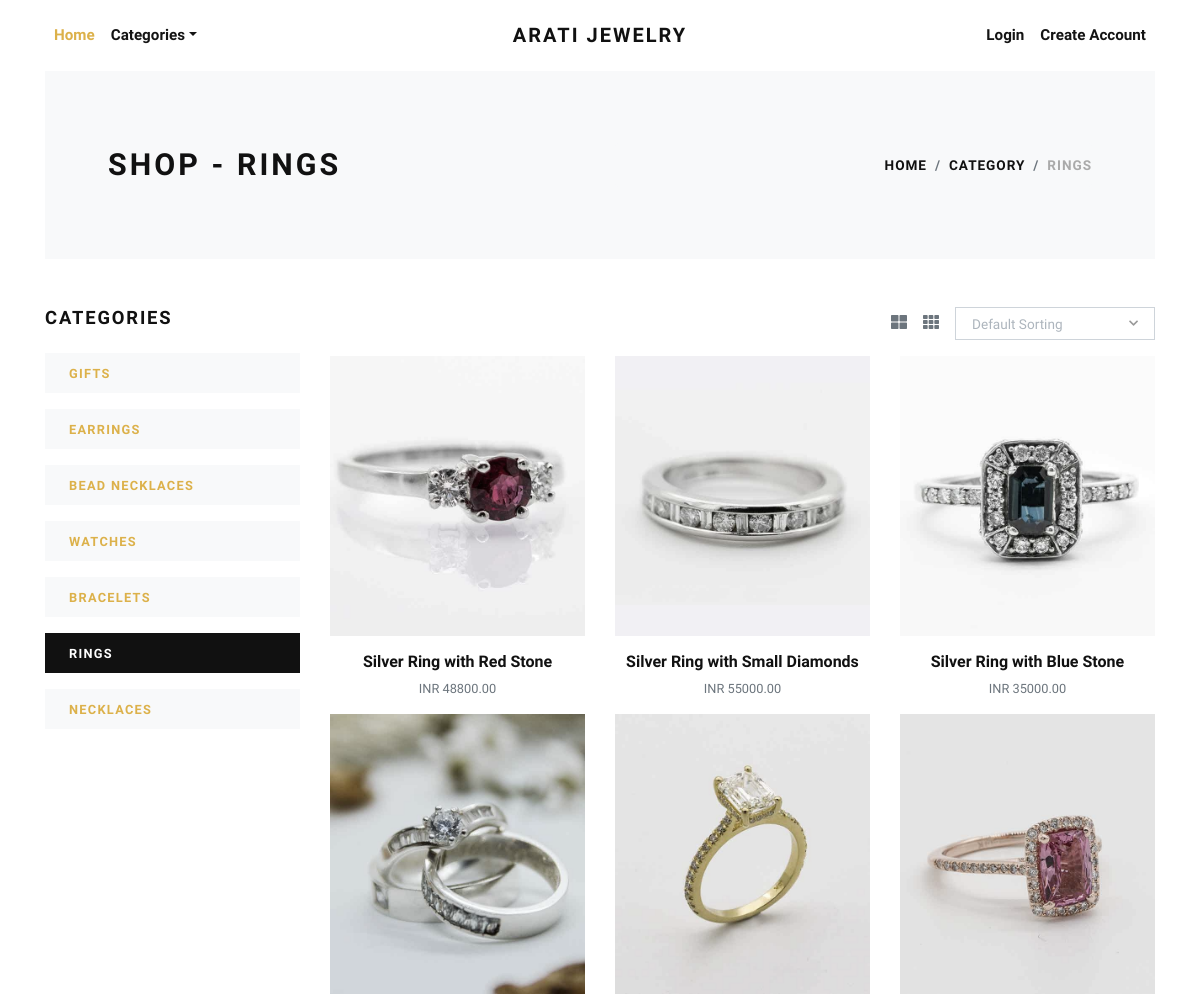
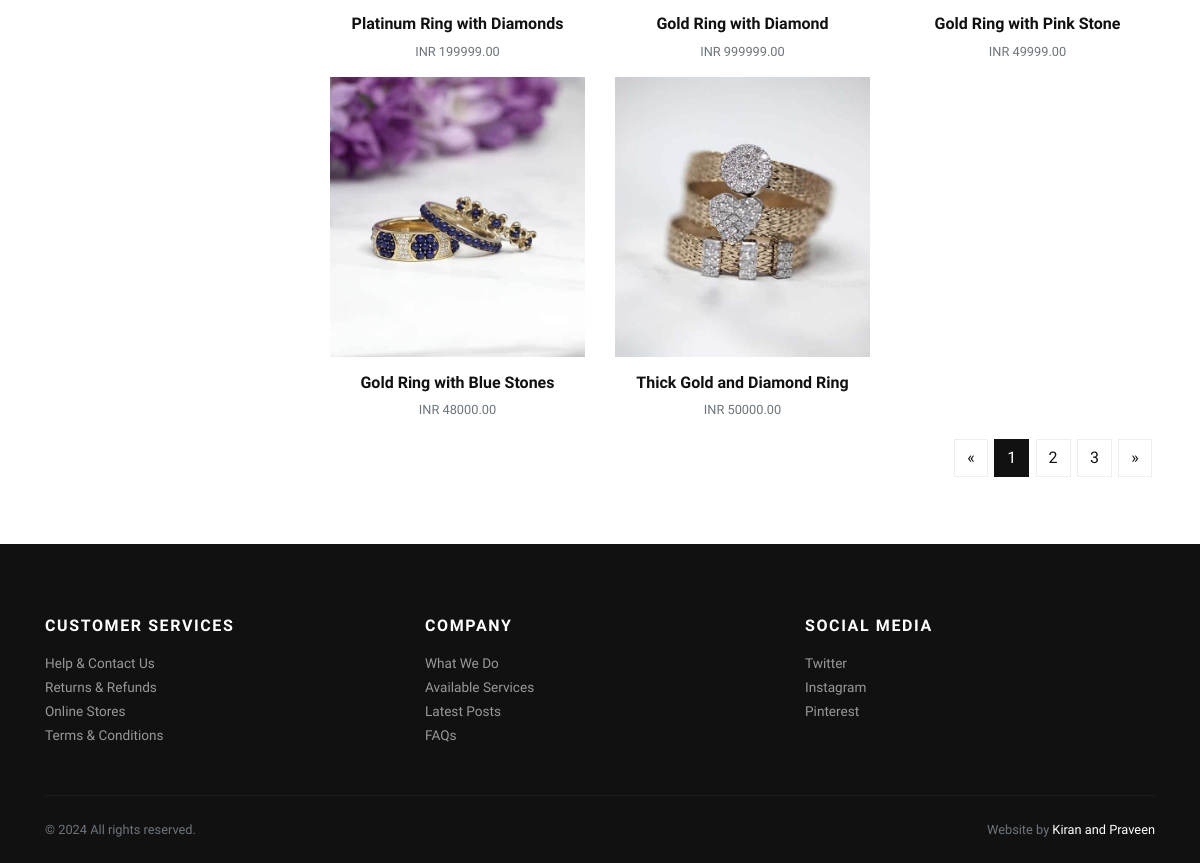
The page /rings/ on the database its author committed (2 pictures, top to bottom).
### store/models.py (models this page shows, shortened)
class Category(models.Model):
    title = models.CharField(max_length=50, verbose_name="Category Title")
    slug = models.SlugField(max_length=55, verbose_name="Category Slug")
    description = models.TextField(blank=True, verbose_name="Category Description")
    category_image = models.ImageField(upload_to='category', blank=True, null=True, verbose_name="Category Image")
    is_active = models.BooleanField(verbose_name="Is Active?")
    is_featured = models.BooleanField(verbose_name="Is Featured?")
    created_at = models.DateTimeField(auto_now_add=True, verbose_name="Created Date")
    updated_at = models.DateTimeField(auto_now=True, verbose_name="Updated Date")
    class Meta:
        verbose_name_plural = 'Categories'
        ordering = ('-created_at', )

class Product(models.Model):
    title = models.CharField(max_length=150, verbose_name="Product Title")
    slug = models.SlugField(max_length=160, verbose_name="Product Slug")
    sku = models.CharField(max_length=255, unique=True, verbose_name="Unique Product ID (SKU)")
    short_description = models.TextField(verbose_name="Short Description")
    detail_description = models.TextField(blank=True, null=True, verbose_name="Detail Description")
    product_image = models.ImageField(upload_to='product', blank=True, null=True, verbose_name="Product Image")
    price = models.DecimalField(max_digits=8, decimal_places=2)
    category = models.ForeignKey(Category, verbose_name="Product Categoy", on_delete=models.CASCADE)
    is_active = models.BooleanField(verbose_name="Is Active?")
    is_featured = models.BooleanField(verbose_name="Is Featured?")
    created_at = models.DateTimeField(auto_now_add=True, verbose_name="Created Date")
    updated_at = models.DateTimeField(auto_now=True, verbose_name="Updated Date")
    class Meta:
        verbose_name_plural = 'Products'
        ordering = ('-created_at', )

### store/views.py (the view)
# urls.py: path('<slug:slug>/', views.category_products, name="category-products"),
def category_products(request, slug):
    category = get_object_or_404(Category, slug=slug)
    products = Product.objects.filter(is_active=True, category=category)
    categories = Category.objects.filter(is_active=True)
    context = {
        'category': category,
        'products': products,
        'categories': categories,
    }
    return render(request, 'store/category_products.html', context)

### store/context_preprocessors.py (called while the page is built)
def store_menu(request):
    categories = Category.objects.filter(is_active=True)
    context = {
        'categories_menu': categories,
    }
    return context

def cart_menu(request):
    if request.user.is_authenticated:
        cart_items= Cart.objects.filter(user=request.user)
        context = {
            'cart_items': cart_items,
        }
    else:
        context = {}
    return context

### templates/store/category_products.html (shortened to what this page needs)
{% extends 'base.html' %}
{% load static %}
    {% block content %}
      <div class="container">
        <section class="py-5 bg-light">
          <div class="container">
            <div class="row px-4 px-lg-5 py-lg-4 align-items-center">
              <div class="col-lg-6">
                <h1 class="h2 text-uppercase mb-0">Shop - {{category.title}}</h1>
              </div>
              <div class="col-lg-6 text-lg-right">
                <nav aria-label="breadcrumb">
                  <ol class="breadcrumb justify-content-lg-end mb-0 px-0">
                    <li class="breadcrumb-item"><a href="{% url 'store:home' %}">Home</a></li>
                    <li class="breadcrumb-item"><a href="{% url 'store:all-categories' %}">Category</a></li>
                    <li class="breadcrumb-item active" aria-current="page">{{category.title}}</li>
                  </ol>
                </nav>
              </div>
            </div>
          </div>
        </section>
        <section class="py-5">
          <div class="container p-0">
            <div class="row">
              <div class="col-lg-3 order-2 order-lg-1">
                <h5 class="text-uppercase mb-4">Categories</h5>
                {% if categories %}
                  {% for cat in categories %}
                    <a href="{% url 'store:category-products' cat.slug %}">
                      <div class="py-2 px-4 {% if category == cat %}bg-dark text-white {% else %}bg-light{% endif %} mb-3">
                        <strong class="small text-uppercase font-weight-bold">{{cat.title}}</strong>
                      </div>
                    </a>
                  {% endfor %}
                {% endif %}
              </div>
              <div class="col-lg-9 order-1 order-lg-2 mb-5 mb-lg-0">
                <div class="row mb-3 align-items-center">
                  <div class="col-lg-6">
                    <ul class="list-inline d-flex align-items-center justify-content-lg-end mb-0">
                      <li class="list-inline-item text-muted mr-3"><a class="reset-anchor p-0" href="#"><i class="fas fa-th-large"></i></a></li>
                      <li class="list-inline-item text-muted mr-3"><a class="reset-anchor p-0" href="#"><i class="fas fa-th"></i></a></li>
                      <li class="list-inline-item">
                      </li>
                    </ul>
                  </div>
                </div>
                <div class="row">
                  {% if products %}
                    {% for product in products %}
                      <div class="col-lg-4 col-sm-6">
                        <div class="product text-center">
                          <div class="mb-3 position-relative">
                            <a class="d-block" href="{% url 'store:product-detail' product.slug %}">
                              {% if product.product_image %}
                                <img class="img-fluid w-100" src="{{product.product_image.url}}" alt="{{product.title}}">
                              {% else %}
                                <img class="img-fluid w-100" src="{% static 'img/product-1.jpg' %}" alt="{{product.title}}">
                              {% endif %}
                            </a>
                          </div>
                          <h6> <a class="reset-anchor" href="{% url 'store:product-detail' product.slug %}">{{product.title}}</a></h6>
                          <p class="small text-muted">INR {{product.price}}</p>
                        </div>
                      </div>
                    {% endfor %}
                  {% endif %}
                </div>
                <nav aria-label="Page navigation example">
                  <ul class="pagination justify-content-center justify-content-lg-end">
                    <li class="page-item"><a class="page-link" href="#" aria-label="Previous"><span aria-hidden="true">«</span></a></li>
                    <li class="page-item active"><a class="page-link" href="#">1</a></li>
                    <li class="page-item"><a class="page-link" href="#">2</a></li>
                    <li class="page-item"><a class="page-link" href="#">3</a></li>
                    <li class="page-item"><a class="page-link" href="#" aria-label="Next"><span aria-hidden="true">»</span></a></li>
                  </ul>
                </nav>
              </div>
            </div>
          </div>
        </section>
      </div>
      {% endblock content %}

### jewelryshop/static/css/style.default.css (style rules this page uses)
strong { font-weight: 700; }
.product img { -webkit-filter: grayscale(40%); filter: grayscale(40%); transition: all 0.3s; }
.text-uppercase { text-transform: uppercase; letter-spacing: 0.1em; }
.reset-anchor { color: inherit; transition: all 0.3s; }
body { font-family: "Libre Franklin", sans-serif; font-size: 1rem; font-weight: 400; line-height: 1.5; color: #111111; background-color: #fff; }
a { color: #dcb14a; text-decoration: none; }
h1, h2, h3, h4, h5, h6, .h1, .h2, .h3, .h4, .h5, .h6 { margin-bottom: 0.5rem; font-family: inherit; font-weight: 900; line-height: 1.2; color: inherit; }
h1, .h1 { font-size: 2.2rem; }
h2, .h2 { font-size: 1.9rem; }
h5, .h5 { font-size: 1.15rem; }
h6, .h6 { font-size: 1rem; }
small, .small { font-size: 80%; font-weight: 400; }
.page-item:first-child .page-link { border-top-left-radius: 0; border-bottom-left-radius: 0; }
.page-item:last-child .page-link { border-top-right-radius: 0; border-bottom-right-radius: 0; }
.page-item.active .page-link { color: #fff; background-color: #111111; border-color: #111111; }
.page-link { padding: 0.5rem 0.75rem; line-height: 1.25; color: #111111; background-color: none; border: 1px solid #eee; margin: 0.2rem; transition: all 0.3s; }
.bg-light { background-color: #f8f9fa !important; }
.bg-dark { background-color: #111111 !important; }
.breadcrumb { background: #f8f9fa; }
.breadcrumb-item { font-size: 0.85rem; text-transform: uppercase; letter-spacing: 0.07em; font-weight: 900; color: #111111; }
.breadcrumb-item a { color: inherit; transition: all 0.3s; }
.breadcrumb-item.active { color: #aaa; }

### rows shown on the page
Category: title "RINGS"
Category: title "GIFTS"
Category: title "EARRINGS"
Category: title "BEAD NECKLACES"
Category: title "WATCHES"
Category: title "BRACELETS"
Category: title "NECKLACES"
Product: product_image (picture), title "Silver Ring with Red Stone", price "48800.00"
Product: product_image (picture), title "Silver Ring with Small Diamonds", price "55000.00"
Product: product_image (picture), title "Silver Ring with Blue Stone", price "35000.00"
Product: product_image (picture), title "Platinum Ring with Diamonds", price "199999.00"
Product: product_image (picture), title "Gold Ring with Diamond", price "999999.00"
Product: product_image (picture), title "Gold Ring with Pink Stone", price "49999.00"
Product: product_image (picture), title "Gold Ring with Blue Stones", price "48000.00"
Product: product_image (picture), title "Thick Gold and Diamond Ring", price "50000.00"
